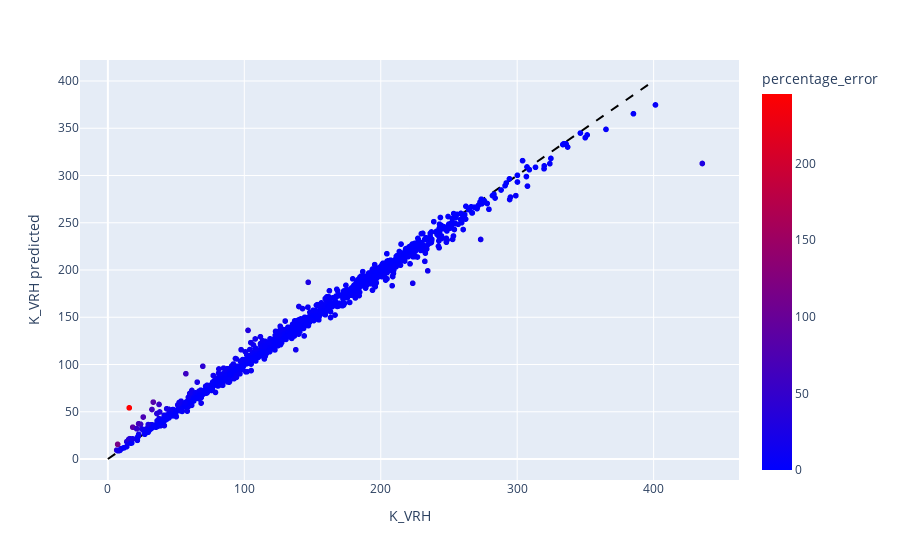

Here is the notebook cell this chart was saved with:
### Code cell
import plotly.express as px
import plotly.graph_objects as go

reference_line = go.Scatter(
    x=[0, 400],
    y=[0, 400],
    line=dict(color="black", dash="dash"),
    mode="lines",
    showlegend=False
)

fig = px.scatter(
    etf, 
    x="K_VRH", 
    y="K_VRH predicted", 
    hover_name="formula", 
    color="percentage_error", 
    color_continuous_scale=px.colors.sequential.Bluered,
)

fig.add_trace(reference_line)
fig.show()

### Figure 1 — Plotly figure (JSON) as saved in the notebook; plotly's stock layout.template omitted (floating-point values rounded to 4 significant figures; data arrays with more than 128 entries replaced by an {"elided": "..."} marker saying what was removed)
{"data": [{"hovertemplate": "<b>%{hovertext}</b><br><br>K_VRH=%{x}<br>K_VRH predicted=%{y}<br>percentage_error=%{marker.color}<extra></extra>", "hovertext": {"elided": "1181 str values"}, "legendgroup": "", "marker": {"color": {"elided": "1181 float values"}, "coloraxis": "coloraxis", "symbol": "circle"}, "mode": "markers", "name": "", "showlegend": false, "type": "scattergl", "x": {"elided": "1181 float values"}, "xaxis": "x", "y": {"elided": "1181 float values"}, "yaxis": "y"}, {"line": {"color": "black", "dash": "dash"}, "mode": "lines", "showlegend": false, "type": "scatter", "x": [0, 400], "y": [0, 400]}], "layout": {"autosize": true, "coloraxis": {"colorbar": {"title": {"text": "percentage_error"}}, "colorscale": [[0, "rgb(0,0,255)"], [1, "rgb(255,0,0)"]]}, "legend": {"tracegroupgap": 0}, "margin": {"t": 60}, "xaxis": {"anchor": "y", "autorange": true, "domain": [0, 1], "range": [-18.97, 461.1], "title": {"text": "K_VRH"}, "type": "linear"}, "yaxis": {"anchor": "x", "autorange": true, "domain": [0, 1], "range": [-22.22, 422.2], "title": {"text": "K_VRH predicted"}, "type": "linear"}}}
